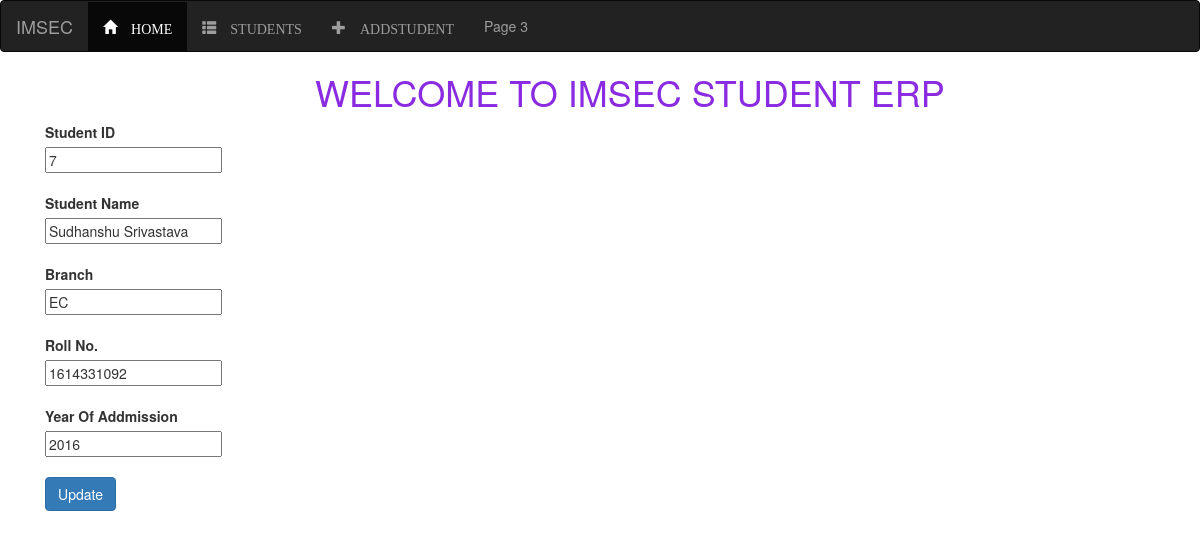
The page /student/7/ on the database its author committed.
### Student_Portal/models.py (models this page shows, shortened)
class Student(models.Model):
    name = models.CharField(max_length=100)
    branch = models.CharField(max_length=100)
    roll_no  = models.CharField(max_length=10)
    year_of_admissn = models.CharField(max_length=4)

### Student_Portal/views.py (the view)
# urls.py: path('<id>/',views.UpdateStudentScreen),
def UpdateStudentScreen(request,id):
        student = Student.objects.get(id = id)
        form = StudentForm(request,instance = student)
        return render(request,'Student_Portal/editstudent.html',{"form":form, "student":student})

### Student_Portal/forms.py
class StudentForm (ModelForm):
    class Meta:
        model = Student
        fields = "__all__"

### templates/Student_Portal/editstudent.html (shortened to what this page needs)
{% extends "Student_Portal/index.html" %}
{% block content %}
<div class="container">
    <form method="post" action="UpdateStudent">
      <div class="container"><label for="sid">Student ID</label></div>
          <div class="container">
          <input type="text" readonly id="sid" value="{{student.id}}"/>
          </div> <br>
          <div class="container"><label for="sname">Student Name</label></div>
          <div class="container">
          <input type="text" id="sname" value="{{student.name}}"/>
          </div><br>
          <div class="container"><label for="branch">Branch</label></div>
          <div class="container">
          <input type="text" id="branch" value="{{student.branch}}"/>
          </div><br>
          <div class="container"><label for="roll_no">Roll No.</label></div>
          <div class="container">
          <input type="text" id="roll_no" readonly value="{{student.roll_no}}"/>
          </div><br>
          <div class="container"><label for="yod">Year Of Addmission</label></div>
          <div class="container">
          <input type="text" readonly id="yod" value="{{student.year_of_admissn}}"/>
          </div><br>
        <div class="container ml-10"><input type="submit" class="btn btn-primary" value="Update"></div>
    </form><br>
</div>
{% endblock %}

### rows shown on the page
Student: id "7", name "Sudhanshu Srivastava", branch "EC", roll_no "1614331092", year_of_admissn "2016"
